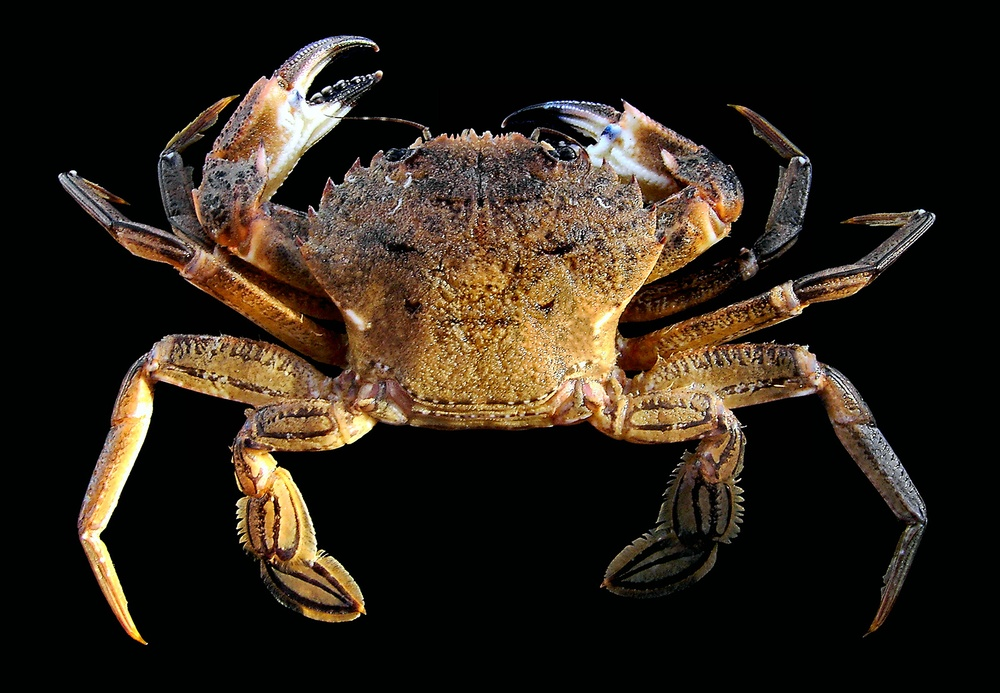
#> input picture crab.jpg, 1000 x 693 px, shrunk from 1600 x 1109 before the run
$ python greening.py
#> lines starting #> are read from the running program, lines starting #| are printed output that depends on the picture
from PIL import Image


def greening(img):
#> called with img = 'crab.jpg'
    im = Image.open(img)
#> im is the input picture: PIL image 1000x693 RGB; mean R, G, B 44.1, 35.5, 25.5
    pixels = im.load()
    x, y = im.size
#> x = 1000; y = 693
    for i in range(x):
        for j in range(y):
            if pixels[i, j] != (255, 255, 255) and pixels[i, j] != (255, 255, 255, 0):
                pixels[i, j] = (0, pixels[i, j][1], 0)
            else:
                pixels[i, j] = (0, 0, 0)
    im.save('current_img.jpg')
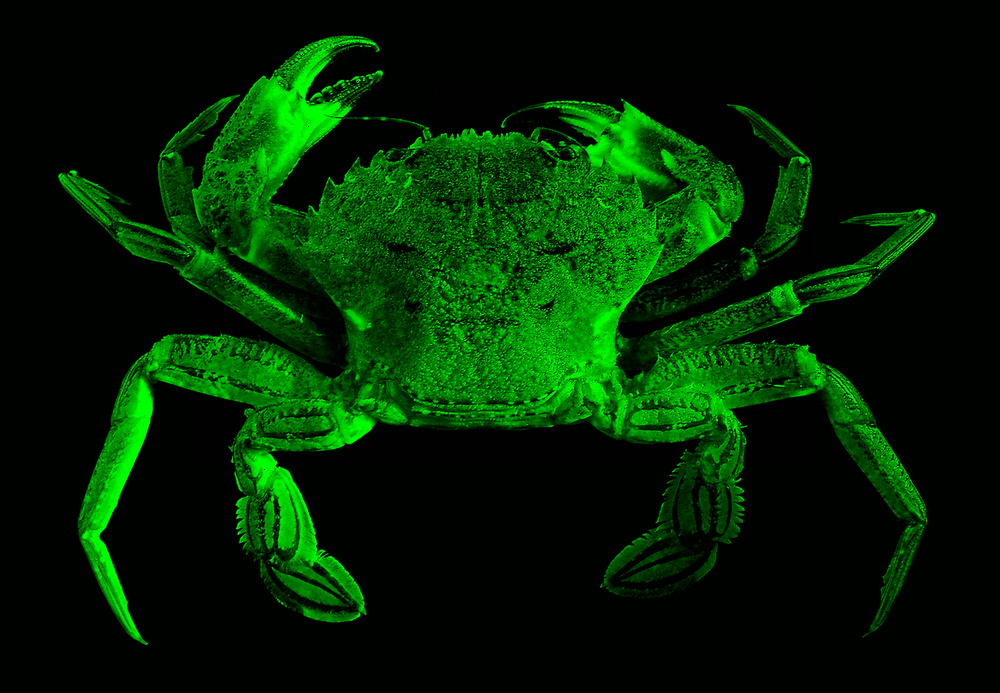
#> saved as current_img.jpg: PIL image 1000x693 RGB; mean R, G, B 0, 35.5, 0


if __name__ == '__main__':
    img_to_convert = 'crab.jpg'
    greening(img_to_convert)
